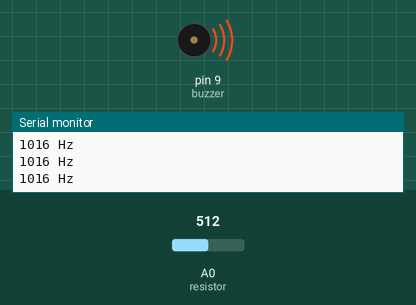
Simulated run of this sketch. Board: Arduino Nano, built with avr-gcc and run on an emulated ATmega328P. On the bench: buzzer (waves = sounding), the last lines printed to the serial monitor. Inputs (shaded band) come from the test bench; at power-on: A0 (resistor) = 512.

Above: at 1.2 s.
1.3 s: A0 (resistor) set to 486
At 2.3 s:
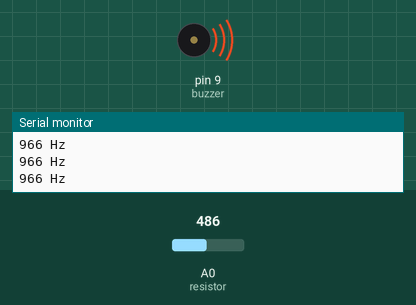
4.3 s: A0 (resistor) set to 39
At 5.2 s:
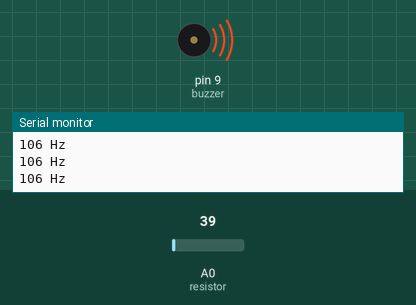
5.8 s: A0 (resistor) set to 32
At 6.7 s:
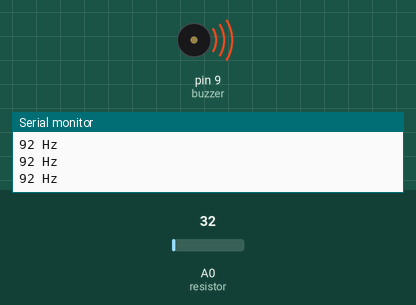
Timing chart, 0 to 8.8 s (numbered marks = the images above; inputs shaded):
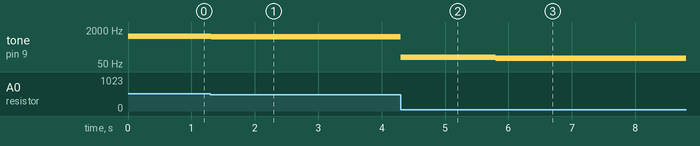

Measured:
- after the input at 1.3 s, tone on pin 9 (buzzer): 1016 Hz → 966 Hz at once
- after the input at 4.3 s, tone on pin 9 (buzzer): 966 Hz → 106 Hz at once
- after the input at 5.8 s, tone on pin 9 (buzzer): 106 Hz → 92 Hz at once

The sketch:

lw8.ino
```cpp
#define resistor 0
#define buzzer 9

int frequency = 0;

void setup() {
 pinMode(resistor, INPUT);
 pinMode(buzzer, OUTPUT);

 Serial.begin(9600);
}

void loop() {
  frequency = analogRead(resistor);
  frequency = map(frequency, 0, 1023, 31, 2000);
  tone(buzzer, frequency);
  Serial.println(String(frequency) + " Hz");
}
```
